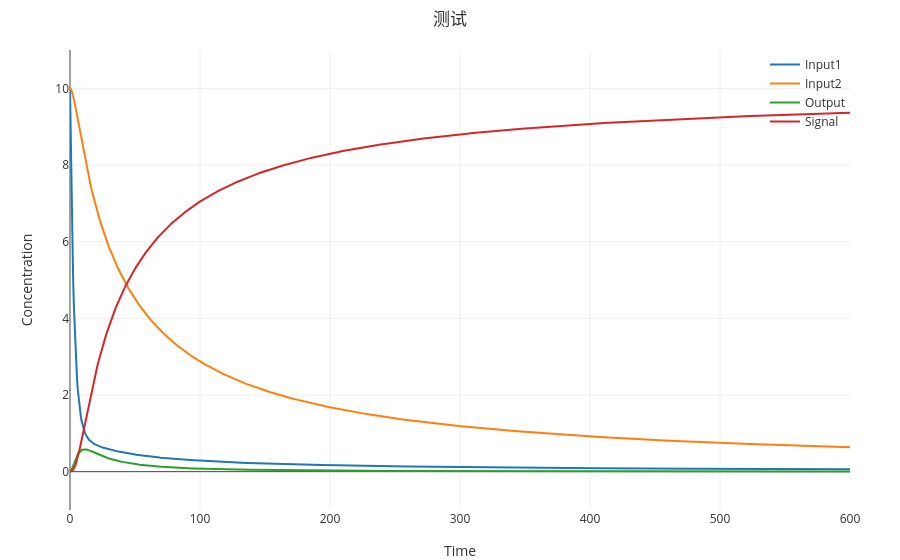

The cell this chart's notebook holds for it:
### Code cell
%reset all
%csv
%title 测试
directive simulation { 
  final=600; 
  plots=[Input1; Input2; Output; Signal];
}
directive simulator deterministic
directive parameters [ k = 0.003; u = 0.1 ]
| 100 Reporter 
| 100 Join
| 10 Input2
| 10 Input1
| Reporter + Output ->{k} sp2 + Signal
| Join + Input1 <->{k}{k} sp4 + sp3
| sp4 + Input2 <->{k}{k} sp1 + Output

### Figure 1 — Plotly figure (JSON) as saved in the notebook; plotly's stock layout.template omitted (floating-point values rounded to 4 significant figures; data arrays with more than 128 entries replaced by an {"elided": "..."} marker saying what was removed)
{"data": [{"line": {"width": 2}, "mode": "lines", "name": "Input1", "x": {"elided": "1001 float values"}, "y": {"elided": "1001 float values"}}, {"line": {"width": 2}, "mode": "lines", "name": "Input2", "x": {"elided": "1001 float values"}, "y": {"elided": "1001 float values"}}, {"line": {"width": 2}, "mode": "lines", "name": "Output", "x": {"elided": "1001 float values"}, "y": {"elided": "1001 float values"}}, {"line": {"width": 2}, "mode": "lines", "name": "Signal", "x": {"elided": "1001 float values"}, "y": {"elided": "1001 float values"}}], "layout": {"font": {"color": "#333"}, "hovermode": "x unified", "legend": {"bgcolor": "rgba(0,0,0,0)", "x": 1, "xanchor": "right", "y": 1, "yanchor": "top"}, "margin": {"b": 50, "l": 70, "r": 50, "t": 50}, "paper_bgcolor": "rgba(0,0,0,0)", "plot_bgcolor": "rgba(0,0,0,0)", "title": "测试", "xaxis": {"range": [0, 600], "showgrid": true, "title": "Time"}, "yaxis": {"range": [-1, 11], "showgrid": true, "title": "Concentration"}}}
